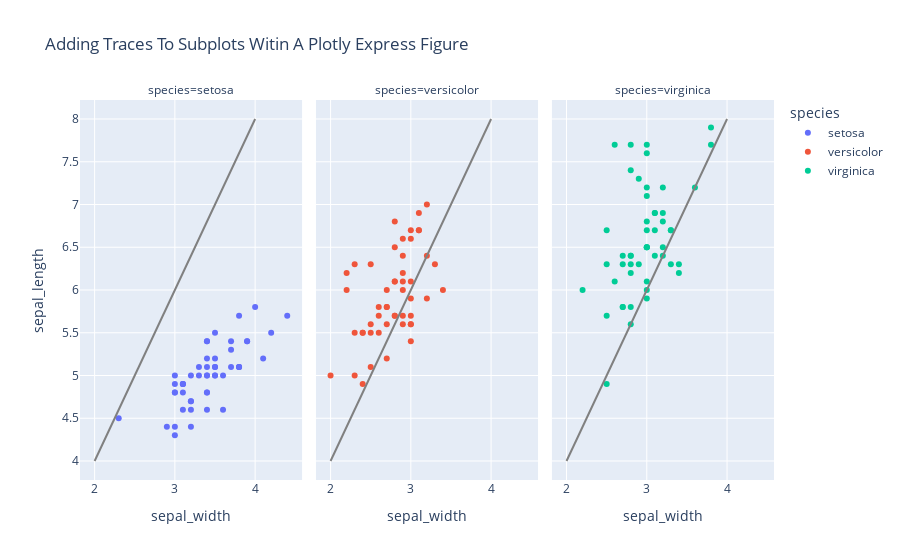

This figure's notebook cell:
### Markdown cell above
Se adicionar o argumento "facet_col" é possível dividir por cada linha e coluna.

### Code cell
df = px.data.iris()

fig = px.scatter(df, x="sepal_width", y="sepal_length", color="species", facet_col="species",
                 title="Adding Traces To Subplots Witin A Plotly Express Figure")

reference_line = go.Scatter(x=[2, 4],
                            y=[4, 8],
                            mode="lines",
                            line=go.scatter.Line(color="gray"),
                            showlegend=False)

fig.add_trace(reference_line, row=1, col=1)
fig.add_trace(reference_line, row=1, col=2)
fig.add_trace(reference_line, row=1, col=3)

fig.show()

### Figure 1 — Plotly figure (JSON) as saved in the notebook; plotly's stock layout.template omitted (floating-point values rounded to 4 significant figures)
{"data": [{"hovertemplate": "species=setosa<br>sepal_width=%{x}<br>sepal_length=%{y}<extra></extra>", "legendgroup": "setosa", "marker": {"color": "#636efa", "symbol": "circle"}, "mode": "markers", "name": "setosa", "orientation": "v", "showlegend": true, "type": "scatter", "x": [3.5, 3, 3.2, 3.1, 3.6, 3.9, 3.4, 3.4, 2.9, 3.1, 3.7, 3.4, 3, 3, 4, 4.4, 3.9, 3.5, 3.8, 3.8, 3.4, 3.7, 3.6, 3.3, 3.4, 3, 3.4, 3.5, 3.4, 3.2, 3.1, 3.4, 4.1, 4.2, 3.1, 3.2, 3.5, 3.1, 3, 3.4, 3.5, 2.3, 3.2, 3.5, 3.8, 3, 3.8, 3.2, 3.7, 3.3], "xaxis": "x", "y": [5.1, 4.9, 4.7, 4.6, 5, 5.4, 4.6, 5, 4.4, 4.9, 5.4, 4.8, 4.8, 4.3, 5.8, 5.7, 5.4, 5.1, 5.7, 5.1, 5.4, 5.1, 4.6, 5.1, 4.8, 5, 5, 5.2, 5.2, 4.7, 4.8, 5.4, 5.2, 5.5, 4.9, 5, 5.5, 4.9, 4.4, 5.1, 5, 4.5, 4.4, 5, 5.1, 4.8, 5.1, 4.6, 5.3, 5], "yaxis": "y"}, {"hovertemplate": "species=versicolor<br>sepal_width=%{x}<br>sepal_length=%{y}<extra></extra>", "legendgroup": "versicolor", "marker": {"color": "#EF553B", "symbol": "circle"}, "mode": "markers", "name": "versicolor", "orientation": "v", "showlegend": true, "type": "scatter", "x": [3.2, 3.2, 3.1, 2.3, 2.8, 2.8, 3.3, 2.4, 2.9, 2.7, 2, 3, 2.2, 2.9, 2.9, 3.1, 3, 2.7, 2.2, 2.5, 3.2, 2.8, 2.5, 2.8, 2.9, 3, 2.8, 3, 2.9, 2.6, 2.4, 2.4, 2.7, 2.7, 3, 3.4, 3.1, 2.3, 3, 2.5, 2.6, 3, 2.6, 2.3, 2.7, 3, 2.9, 2.9, 2.5, 2.8], "xaxis": "x2", "y": [7, 6.4, 6.9, 5.5, 6.5, 5.7, 6.3, 4.9, 6.6, 5.2, 5, 5.9, 6, 6.1, 5.6, 6.7, 5.6, 5.8, 6.2, 5.6, 5.9, 6.1, 6.3, 6.1, 6.4, 6.6, 6.8, 6.7, 6, 5.7, 5.5, 5.5, 5.8, 6, 5.4, 6, 6.7, 6.3, 5.6, 5.5, 5.5, 6.1, 5.8, 5, 5.6, 5.7, 5.7, 6.2, 5.1, 5.7], "yaxis": "y2"}, {"hovertemplate": "species=virginica<br>sepal_width=%{x}<br>sepal_length=%{y}<extra></extra>", "legendgroup": "virginica", "marker": {"color": "#00cc96", "symbol": "circle"}, "mode": "markers", "name": "virginica", "orientation": "v", "showlegend": true, "type": "scatter", "x": [3.3, 2.7, 3, 2.9, 3, 3, 2.5, 2.9, 2.5, 3.6, 3.2, 2.7, 3, 2.5, 2.8, 3.2, 3, 3.8, 2.6, 2.2, 3.2, 2.8, 2.8, 2.7, 3.3, 3.2, 2.8, 3, 2.8, 3, 2.8, 3.8, 2.8, 2.8, 2.6, 3, 3.4, 3.1, 3, 3.1, 3.1, 3.1, 2.7, 3.2, 3.3, 3, 2.5, 3, 3.4, 3], "xaxis": "x3", "y": [6.3, 5.8, 7.1, 6.3, 6.5, 7.6, 4.9, 7.3, 6.7, 7.2, 6.5, 6.4, 6.8, 5.7, 5.8, 6.4, 6.5, 7.7, 7.7, 6, 6.9, 5.6, 7.7, 6.3, 6.7, 7.2, 6.2, 6.1, 6.4, 7.2, 7.4, 7.9, 6.4, 6.3, 6.1, 7.7, 6.3, 6.4, 6, 6.9, 6.7, 6.9, 5.8, 6.8, 6.7, 6.7, 6.3, 6.5, 6.2, 5.9], "yaxis": "y3"}, {"line": {"color": "gray"}, "mode": "lines", "showlegend": false, "type": "scatter", "x": [2, 4], "xaxis": "x", "y": [4, 8], "yaxis": "y"}, {"line": {"color": "gray"}, "mode": "lines", "showlegend": false, "type": "scatter", "x": [2, 4], "xaxis": "x2", "y": [4, 8], "yaxis": "y2"}, {"line": {"color": "gray"}, "mode": "lines", "showlegend": false, "type": "scatter", "x": [2, 4], "xaxis": "x3", "y": [4, 8], "yaxis": "y3"}], "layout": {"annotations": [{"font": {}, "showarrow": false, "text": "species=setosa", "x": 0.16, "xanchor": "center", "xref": "paper", "y": 1, "yanchor": "bottom", "yref": "paper"}, {"font": {}, "showarrow": false, "text": "species=versicolor", "x": 0.5, "xanchor": "center", "xref": "paper", "y": 1, "yanchor": "bottom", "yref": "paper"}, {"font": {}, "showarrow": false, "text": "species=virginica", "x": 0.84, "xanchor": "center", "xref": "paper", "y": 1, "yanchor": "bottom", "yref": "paper"}], "legend": {"title": {"text": "species"}, "tracegroupgap": 0}, "title": {"text": "Adding Traces To Subplots Witin A Plotly Express Figure"}, "xaxis": {"anchor": "y", "domain": [0, 0.32], "title": {"text": "sepal_width"}}, "xaxis2": {"anchor": "y2", "domain": [0.34, 0.66], "matches": "x", "title": {"text": "sepal_width"}}, "xaxis3": {"anchor": "y3", "domain": [0.68, 1.0], "matches": "x", "title": {"text": "sepal_width"}}, "yaxis": {"anchor": "x", "domain": [0, 1], "title": {"text": "sepal_length"}}, "yaxis2": {"anchor": "x2", "domain": [0, 1], "matches": "y", "showticklabels": false}, "yaxis3": {"anchor": "x3", "domain": [0, 1], "matches": "y", "showticklabels": false}}}
